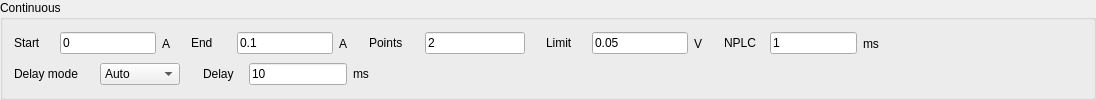
           <widget class="QGroupBox" name="groupBox_continuousSweep">
            <property name="minimumSize">
             <size>
              <width>0</width>
              <height>0</height>
             </size>
            </property>
            <property name="title">
             <string>Continuous</string>
            </property>
            <layout class="QVBoxLayout" name="verticalLayout_3">
             <item>
              <layout class="QHBoxLayout" name="HBoxLayout_continuousLine1" stretch="10,1,10,1,10,1,10,1,10,13">
               <item>
                <layout class="QHBoxLayout" name="HBoxLayout_continuousStart" stretch="0,0,0">
                 <item>
                  <widget class="QLabel" name="label_continuousStart">
                   <property name="sizePolicy">
                    <sizepolicy hsizetype="Fixed" vsizetype="Fixed">
                     <horstretch>0</horstretch>
                     <verstretch>0</verstretch>
                    </sizepolicy>
                   </property>
                   <property name="minimumSize">
                    <size>
                     <width>40</width>
                     <height>0</height>
                    </size>
                   </property>
                   <property name="text">
                    <string>Start</string>
                   </property>
                  </widget>
                 </item>
                 <item>
                  <widget class="QLineEdit" name="lineEdit_continuousStart">
                   <property name="sizePolicy">
                    <sizepolicy hsizetype="Fixed" vsizetype="Fixed">
                     <horstretch>0</horstretch>
                     <verstretch>0</verstretch>
                    </sizepolicy>
                   </property>
                   <property name="minimumSize">
                    <size>
                     <width>20</width>
                     <height>0</height>
                    </size>
                   </property>
                   <property name="text">
                    <string>0</string>
                   </property>
                  </widget>
                 </item>
                 <item>
                  <widget class="QLabel" name="label_continuousStartUnits">
                   <property name="text">
                    <string>A</string>
                   </property>
                  </widget>
                 </item>
                </layout>
               </item>
               <item>
                <spacer name="horizontalSpacer_2">
                 <property name="orientation">
                  <enum>Qt::Orientation::Horizontal</enum>
                 </property>
                 <property name="sizeHint" stdset="0">
                  <size>
                   <width>40</width>
                   <height>20</height>
                  </size>
                 </property>
                </spacer>
               </item>
               <item>
                <layout class="QHBoxLayout" name="HBoxLayout_continuousEnd" stretch="0,0,0">
                 <item>
                  <widget class="QLabel" name="label_continuousEnd">
                   <property name="sizePolicy">
                    <sizepolicy hsizetype="Fixed" vsizetype="Fixed">
                     <horstretch>0</horstretch>
                     <verstretch>0</verstretch>
                    </sizepolicy>
                   </property>
                   <property name="minimumSize">
                    <size>
                     <width>40</width>
                     <height>0</height>
                    </size>
                   </property>
                   <property name="text">
                    <string>End</string>
                   </property>
                  </widget>
                 </item>
                 <item>
                  <widget class="QLineEdit" name="lineEdit_continuousEnd">
                   <property name="sizePolicy">
                    <sizepolicy hsizetype="Fixed" vsizetype="Fixed">
                     <horstretch>0</horstretch>
                     <verstretch>0</verstretch>
                    </sizepolicy>
                   </property>
                   <property name="minimumSize">
                    <size>
                     <width>20</width>
                     <height>0</height>
                    </size>
                   </property>
                   <property name="text">
                    <string>0.1</string>
                   </property>
                  </widget>
                 </item>
                 <item>
                  <widget class="QLabel" name="label_continuousEndUnits">
                   <property name="text">
                    <string>A</string>
                   </property>
                  </widget>
                 </item>
                </layout>
               </item>
               <item>
                <spacer name="horizontalSpacer_4">
                 <property name="orientation">
                  <enum>Qt::Orientation::Horizontal</enum>
                 </property>
                 <property name="sizeHint" stdset="0">
                  <size>
                   <width>40</width>
                   <height>20</height>
                  </size>
                 </property>
                </spacer>
               </item>
               <item>
                <layout class="QHBoxLayout" name="HBoxLayout_continuousPoints" stretch="0,0">
                 <item>
                  <widget class="QLabel" name="label_continuousPoints">
                   <property name="sizePolicy">
                    <sizepolicy hsizetype="Fixed" vsizetype="Fixed">
                     <horstretch>0</horstretch>
                     <verstretch>0</verstretch>
                    </sizepolicy>
                   </property>
                   <property name="minimumSize">
                    <size>
                     <width>50</width>
                     <height>0</height>
                    </size>
                   </property>
                   <property name="text">
                    <string>Points</string>
                   </property>
                  </widget>
                 </item>
                 <item>
                  <widget class="QLineEdit" name="lineEdit_continuousPoints">
                   <property name="sizePolicy">
                    <sizepolicy hsizetype="Fixed" vsizetype="Fixed">
                     <horstretch>0</horstretch>
                     <verstretch>0</verstretch>
                    </sizepolicy>
                   </property>
                   <property name="minimumSize">
                    <size>
                     <width>20</width>
                     <height>0</height>
                    </size>
                   </property>
                   <property name="text">
                    <string>2</string>
                   </property>
                  </widget>
                 </item>
                </layout>
               </item>
               <item>
                <spacer name="horizontalSpacer_5">
                 <property name="orientation">
                  <enum>Qt::Orientation::Horizontal</enum>
                 </property>
                 <property name="sizeHint" stdset="0">
                  <size>
                   <width>40</width>
                   <height>20</height>
                  </size>
                 </property>
                </spacer>
               </item>
               <item>
                <layout class="QHBoxLayout" name="HBoxLayout_continuousLimit" stretch="0,0,0">
                 <item>
                  <widget class="QLabel" name="label_continuousLimit">
                   <property name="sizePolicy">
                    <sizepolicy hsizetype="Fixed" vsizetype="Fixed">
                     <horstretch>0</horstretch>
                     <verstretch>0</verstretch>
                    </sizepolicy>
                   </property>
                   <property name="minimumSize">
                    <size>
                     <width>40</width>
                     <height>0</height>
                    </size>
                   </property>
                   <property name="text">
                    <string>Limit</string>
                   </property>
                  </widget>
                 </item>
                 <item>
                  <widget class="QLineEdit" name="lineEdit_continuousLimit">
                   <property name="sizePolicy">
                    <sizepolicy hsizetype="Fixed" vsizetype="Fixed">
                     <horstretch>0</horstretch>
                     <verstretch>0</verstretch>
                    </sizepolicy>
                   </property>
                   <property name="minimumSize">
                    <size>
                     <width>20</width>
                     <height>0</height>
                    </size>
                   </property>
                   <property name="text">
                    <string>0.05</string>
                   </property>
                  </widget>
                 </item>
                 <item>
                  <widget class="QLabel" name="label_continuousLimitUnits">
                   <property name="text">
                    <string>V</string>
                   </property>
                  </widget>
                 </item>
                </layout>
               </item>
               <item>
                <spacer name="horizontalSpacer_6">
                 <property name="orientation">
                  <enum>Qt::Orientation::Horizontal</enum>
                 </property>
                 <property name="sizeHint" stdset="0">
                  <size>
                   <width>40</width>
                   <height>20</height>
                  </size>
                 </property>
                </spacer>
               </item>
               <item>
                <layout class="QHBoxLayout" name="HBoxLayout_continuousNPLC" stretch="0,0,0">
                 <item>
                  <widget class="QLabel" name="label_continuousNPLC">
                   <property name="sizePolicy">
                    <sizepolicy hsizetype="Fixed" vsizetype="Fixed">
                     <horstretch>0</horstretch>
                     <verstretch>0</verstretch>
                    </sizepolicy>
                   </property>
                   <property name="minimumSize">
                    <size>
                     <width>40</width>
                     <height>0</height>
                    </size>
                   </property>
                   <property name="text">
                    <string>NPLC</string>
                   </property>
                  </widget>
                 </item>
                 <item>
                  <widget class="QLineEdit" name="lineEdit_continuousNPLC">
                   <property name="sizePolicy">
                    <sizepolicy hsizetype="Fixed" vsizetype="Fixed">
                     <horstretch>0</horstretch>
                     <verstretch>0</verstretch>
                    </sizepolicy>
                   </property>
                   <property name="minimumSize">
                    <size>
                     <width>20</width>
                     <height>0</height>
                    </size>
                   </property>
                   <property name="baseSize">
                    <size>
                     <width>0</width>
                     <height>0</height>
                    </size>
                   </property>
                   <property name="text">
                    <string>1</string>
                   </property>
                  </widget>
                 </item>
                 <item>
                  <widget class="QLabel" name="label_continuousNPLCUnits">
                   <property name="text">
                    <string>ms</string>
                   </property>
                  </widget>
                 </item>
                </layout>
               </item>
               <item>
                <spacer name="horizontalSpacer_7">
                 <property name="orientation">
                  <enum>Qt::Orientation::Horizontal</enum>
                 </property>
                 <property name="sizeHint" stdset="0">
                  <size>
                   <width>40</width>
                   <height>20</height>
                  </size>
                 </property>
                </spacer>
               </item>
              </layout>
             </item>
             <item>
              <layout class="QHBoxLayout" name="HBoxLayout_continuousLine2" stretch="10,1,10,43">
               <item>
                <layout class="QHBoxLayout" name="HBoxLayout_continuousDelayMode">
                 <item>
                  <widget class="QLabel" name="label_continuousDelayMode">
                   <property name="sizePolicy">
                    <sizepolicy hsizetype="Fixed" vsizetype="Fixed">
                     <horstretch>0</horstretch>
                     <verstretch>0</verstretch>
                    </sizepolicy>
                   </property>
                   <property name="minimumSize">
                    <size>
                     <width>80</width>
                     <height>0</height>
                    </size>
                   </property>
                   <property name="text">
                    <string>Delay mode</string>
                   </property>
                  </widget>
                 </item>
                 <item>
                  <widget class="QComboBox" name="comboBox_continuousDelayMode">
                   <property name="sizePolicy">
                    <sizepolicy hsizetype="Fixed" vsizetype="Fixed">
                     <horstretch>0</horstretch>
                     <verstretch>0</verstretch>
                    </sizepolicy>
                   </property>
                   <property name="minimumSize">
                    <size>
                     <width>80</width>
                     <height>0</height>
                    </size>
                   </property>
                   <property name="currentIndex">
                    <number>0</number>
                   </property>
                   <item>
                    <property name="text">
                     <string>Auto</string>
                    </property>
                   </item>
                   <item>
                    <property name="text">
                     <string>Manual</string>
                    </property>
                   </item>
                  </widget>
                 </item>
                </layout>
               </item>
               <item>
                <spacer name="horizontalSpacer_12">
                 <property name="orientation">
                  <enum>Qt::Orientation::Horizontal</enum>
                 </property>
                 <property name="sizeHint" stdset="0">
                  <size>
                   <width>40</width>
                   <height>20</height>
                  </size>
                 </property>
                </spacer>
               </item>
               <item>
                <layout class="QHBoxLayout" name="HBoxLayout_continuousDelay" stretch="0,0,0">
                 <item>
                  <widget class="QLabel" name="label_continuousDelay">
                   <property name="sizePolicy">
                    <sizepolicy hsizetype="Fixed" vsizetype="Fixed">
                     <horstretch>0</horstretch>
                     <verstretch>0</verstretch>
                    </sizepolicy>
                   </property>
                   <property name="minimumSize">
                    <size>
                     <width>40</width>
                     <height>0</height>
                    </size>
                   </property>
                   <property name="text">
                    <string>Delay</string>
                   </property>
                  </widget>
                 </item>
                 <item>
                  <widget class="QLineEdit" name="lineEdit_continuousDelay">
                   <property name="sizePolicy">
                    <sizepolicy hsizetype="Fixed" vsizetype="Fixed">
                     <horstretch>0</horstretch>
                     <verstretch>0</verstretch>
                    </sizepolicy>
                   </property>
                   <property name="minimumSize">
                    <size>
                     <width>20</width>
                     <height>0</height>
                    </size>
                   </property>
                   <property name="text">
                    <string>10</string>
                   </property>
                  </widget>
                 </item>
                 <item>
                  <widget class="QLabel" name="label_continuousDelayUnits">
                   <property name="text">
                    <string>ms</string>
                   </property>
                  </widget>
                 </item>
                </layout>
               </item>
               <item>
                <spacer name="horizontalSpacer_13">
                 <property name="orientation">
                  <enum>Qt::Orientation::Horizontal</enum>
                 </property>
                 <property name="sizeHint" stdset="0">
                  <size>
                   <width>40</width>
                   <height>20</height>
                  </size>
                 </property>
                </spacer>
               </item>
              </layout>
             </item>
            </layout>
           </widget>
